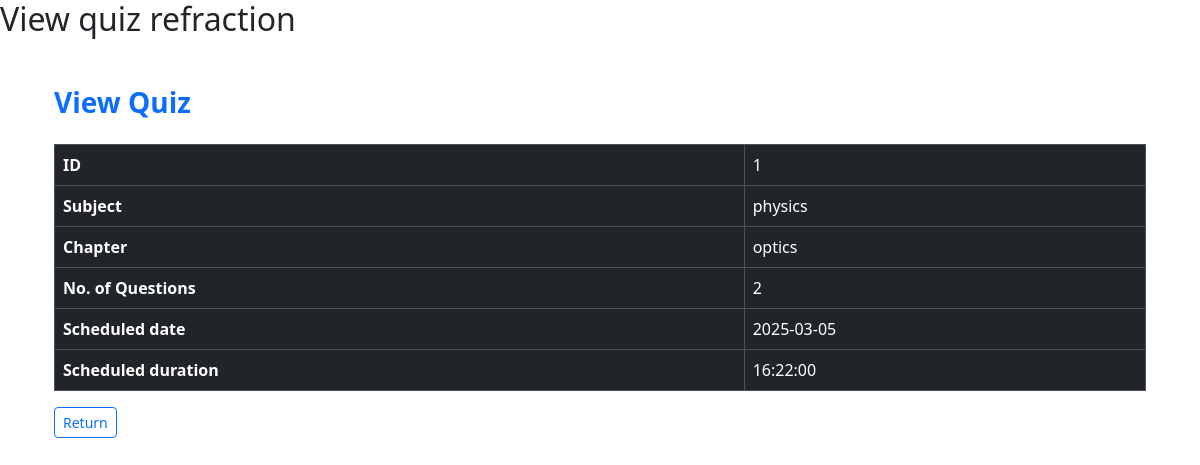
Before: /dashboard/user/1/1/viewquiz with the older database file.
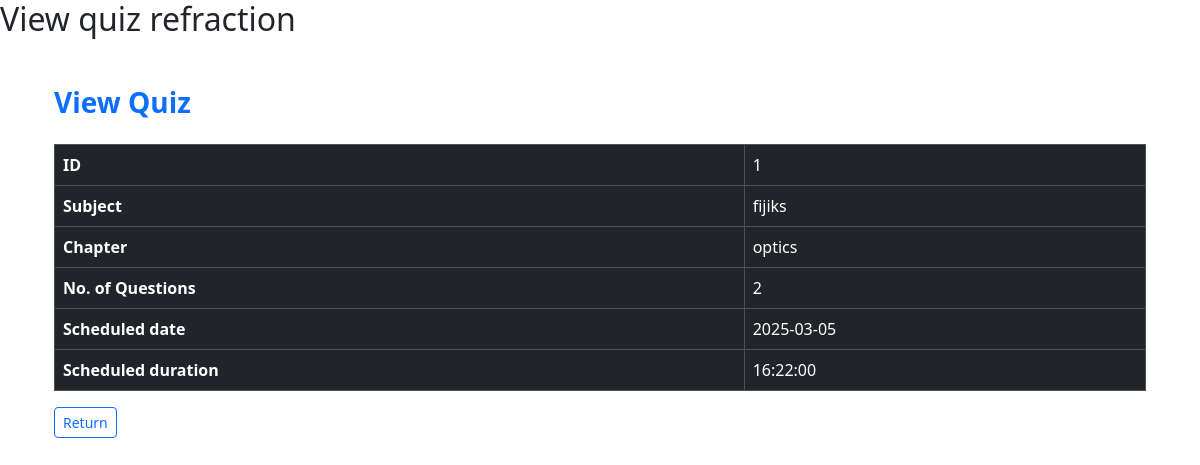
After: the same page with the newer database file.
### models/subject.py (models this page shows)
class Subject(db.Model):
    id = db.Column(db.Integer, primary_key=True)
    name = db.Column(db.String(150), nullable=False,unique=True)
    description = db.Column(db.Text)
    chapters = db.relationship('Chapter', backref='subject', lazy=True)

### app.py (the view)
@app.route("/dashboard/user/<int:id>/<int:quizid>/viewquiz", methods=["GET", "POST"])
def userviewquiz(id, quizid):
    quiz = Quiz.query.filter_by(id=quizid).first()
    chapter = Chapter.query.filter_by(id=quiz.chapter_id).first()
    subject = Subject.query.filter_by(id=chapter.subject_id).first()
    print(quiz, chapter, subject)
    return render_template(
        "userviewquiz.html",
        id=id,
        quiz=quiz,
        chapter=chapter.name,
        subject=subject.name,
    )

### models/quiz.py (called while the page is built)
    @hybrid_property
    def noofquestions(self):
        return len(self.questions)

### templates/userviewquiz.html (shortened to what this page needs)
{% extends "base.html" %}
{% block content %}
<div class="container my-5">
    <h3 class="mb-4 text-primary fw-bold">View Quiz</h3>
    <div class="table-responsive">
        <table class="table table-striped table-hover table-bordered">
            <thead class="table-dark">
               <tr>
                <th>ID</th>
                <td>{{quiz.id}}</td>
               </tr>
               <tr>
                <th>Subject</th>
                <td>{{subject}}</td>
               </tr>
               <tr>
                <th>Chapter</th>
                <td>{{chapter}}</td>
               </tr>
               <tr>
                <th>No. of Questions</th>
                <td>{{quiz.noofquestions}}</td>
               </tr>
                <th>Scheduled date</th>
                <td>{{quiz.quizdate}}</td>
                <th>Scheduled duration</th>
                <td>{{quiz.quizduration}}</td>
        </table>
        <button type="button" onclick="location.href='{{ url_for('userdashboard', id=id) }}'" class="btn btn-outline-primary btn-sm me-2">Return</button>
    </div>
{% endblock %}

Changed rows visible on the page:
changed Subject: name "physics" → "fijiks"
